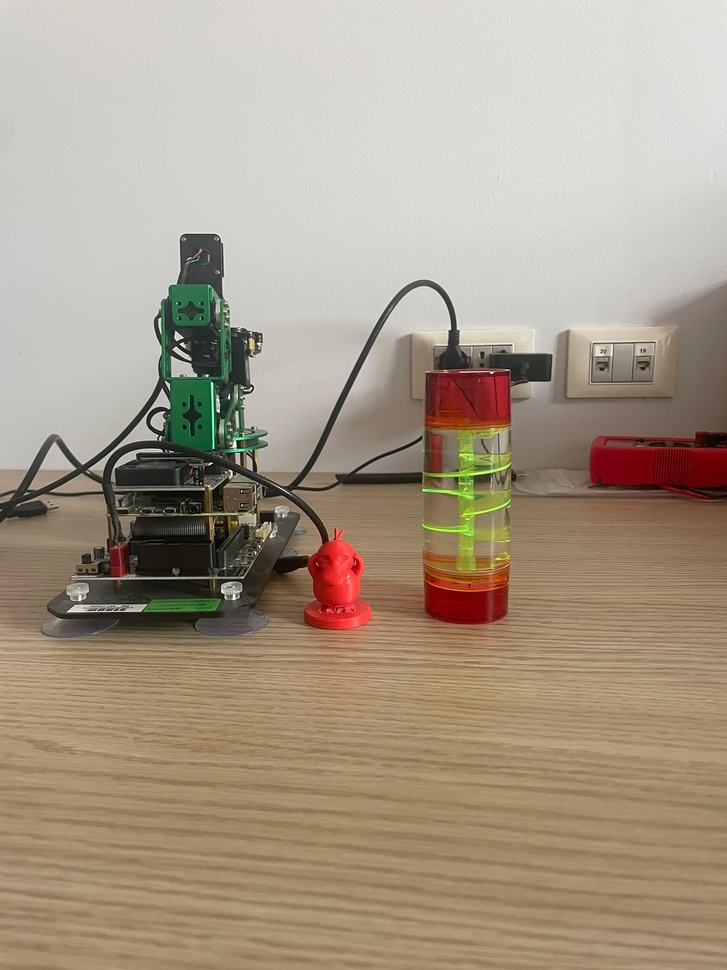
#> input picture WhatsApp Image 2026-06-04 at 2.46.25 PM.jpeg, 727 x 970 px, shrunk from 1536 x 2048 before the run, given in place of the camera
$ python 260604_project_punti_salienti.py
#> lines starting #> are read from the running program, lines starting #| are printed output that depends on the picture; after the words box and inside, x2 and y2 are one past the last pixel; in counts of white or black regions, pixels touching at a corner belong together
import cv2
import numpy as np

cap = cv2.VideoCapture(1)

while True:
    ret, frame = cap.read()
#> frame is the input picture: shape (970, 727, 3); mean B, G, R 135.7, 153.6, 168.2
    if not ret:
        break

    gray = cv2.cvtColor(frame, cv2.COLOR_BGR2GRAY)
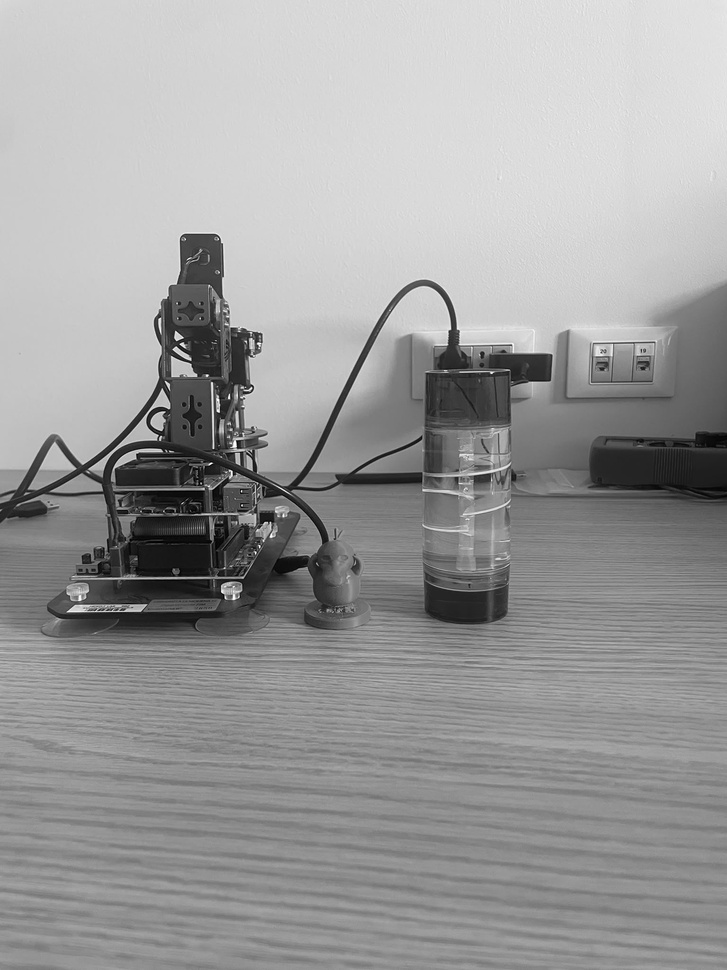
#> gray: shape (970, 727); min 0, max 254, mean 156

    # ======================================================
    # 1) PRE-PROCESSING MIGLIORATO (meno rumore + meno ombre)
    # ======================================================
    gray_blur = cv2.GaussianBlur(gray, (11, 11), 0)

    # ======================================================
    # 2) SOGGLIA AUTOMATICA STABILE
    # ======================================================
    _, thresh = cv2.threshold(
        gray_blur, 0, 255,
        cv2.THRESH_BINARY_INV + cv2.THRESH_OTSU
    )
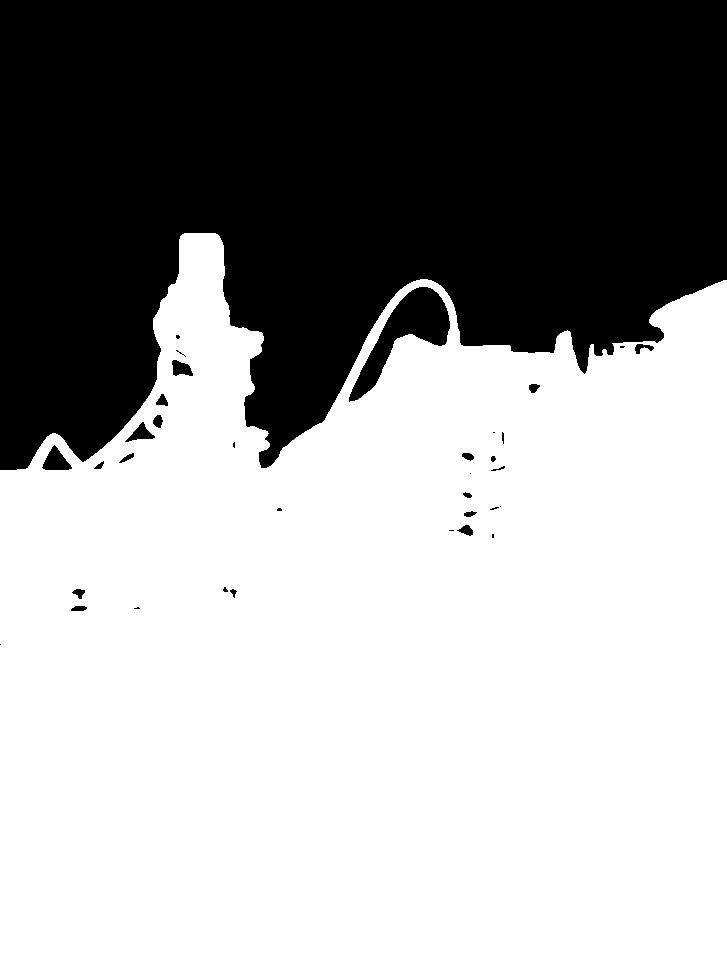
#> thresh: shape (970, 727); 62.3% white; 35 black regions (14 under 20 px), largest, box (x1, y1, x2, y2) and area: (0, 0, 727, 470) 259917, (349, 287, 450, 402) 3871, (42, 445, 72, 470) 422

    # ======================================================
    # 3) RIMOZIONE BLOB PICCOLI (OPEN più forte ma controllato)
    # ======================================================
    kernel_small = np.ones((3, 3), np.uint8)
    thresh = cv2.morphologyEx(thresh, cv2.MORPH_OPEN, kernel_small, iterations=2)
#> thresh: shape (970, 727); 62.3% white; 31 black regions (11 under 20 px), largest, box (x1, y1, x2, y2) and area: (0, 0, 727, 470) 260145, (349, 287, 450, 402) 3871, (42, 445, 72, 470) 422

    # ======================================================
    # 4) TAPPA BUCCHI / UNISCE OGGETTI
    # ======================================================
    kernel_med = np.ones((7, 7), np.uint8)
    thresh = cv2.morphologyEx(thresh, cv2.MORPH_CLOSE, kernel_med, iterations=2)
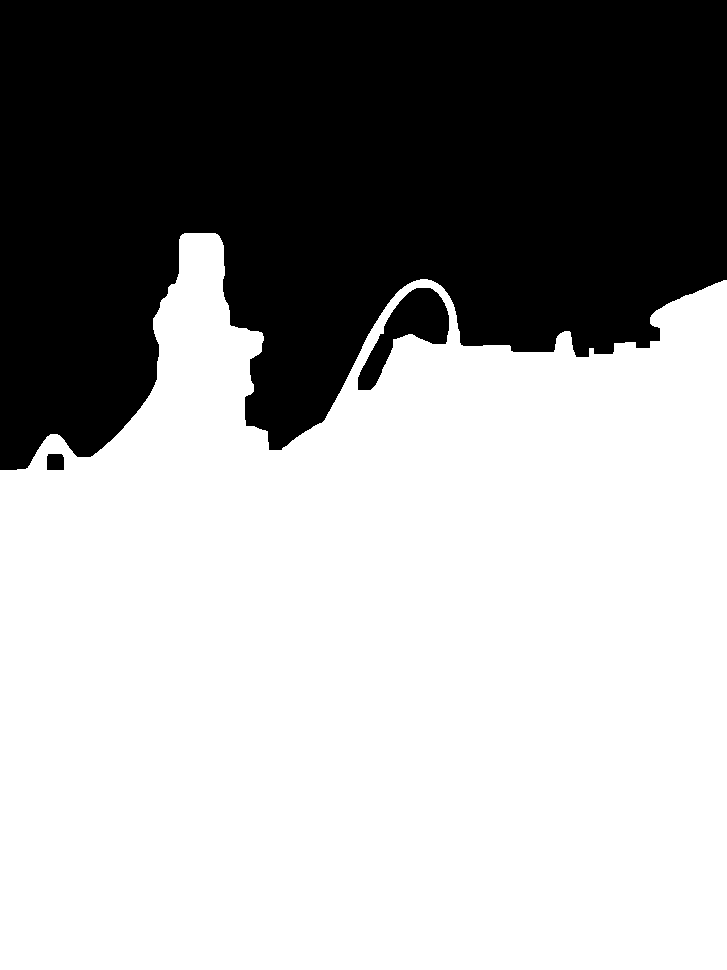
#> thresh: shape (970, 727); 62.6% white; 3 black regions

    # ======================================================
    # 5) FILL HOLES (rendere oggetti solidi)
    # ======================================================
    contours_fill, _ = cv2.findContours(
        thresh, cv2.RETR_EXTERNAL, cv2.CHAIN_APPROX_SIMPLE
    )
#> contours_fill = 1 contour; box (x1, y1, x2, y2) and area: (0, 233, 727, 970) 444086
    cv2.drawContours(thresh, contours_fill, -1, 255, thickness=cv2.FILLED)
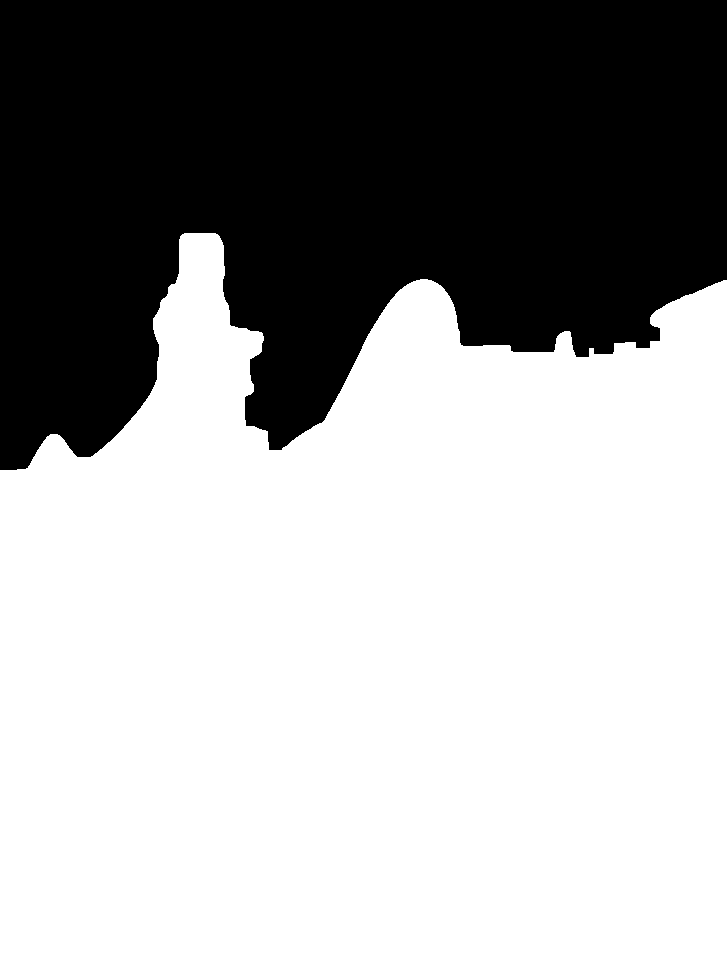
#> thresh: shape (970, 727); 63.2% white; 1 black region

    # ======================================================
    # DEBUG VIEW
    # ======================================================
    cv2.imshow("clean mask", thresh)

    # ======================================================
    # 6) CONTORNI FINALI
    # ======================================================
    contours, _ = cv2.findContours(
        thresh, cv2.RETR_EXTERNAL, cv2.CHAIN_APPROX_SIMPLE
    )
#> contours has the same summary as contours_fill

    h, w = gray.shape
#> h = 970; w = 727

    for c in contours:
        area = cv2.contourArea(c)

        # elimina rumore residuo
        if area < 1000:
            continue

        # centro di massa
        M = cv2.moments(c)
        if M["m00"] == 0:
            continue

        cx = int(M["m10"] / M["m00"])
        cy = int(M["m01"] / M["m00"])

        # disegno contorno
        cv2.drawContours(frame, [c], -1, (0, 255, 0), 2)

        # centro
        cv2.circle(frame, (cx, cy), 6, (0, 0, 255), -1)

        cv2.putText(frame, "OBJ", (cx + 5, cy - 5),
                    cv2.FONT_HERSHEY_SIMPLEX, 0.5, (0, 0, 255), 1)
#> this loop made 1 pass
#> (area, cx, cy) on pass 1: (444086, 374, 659)
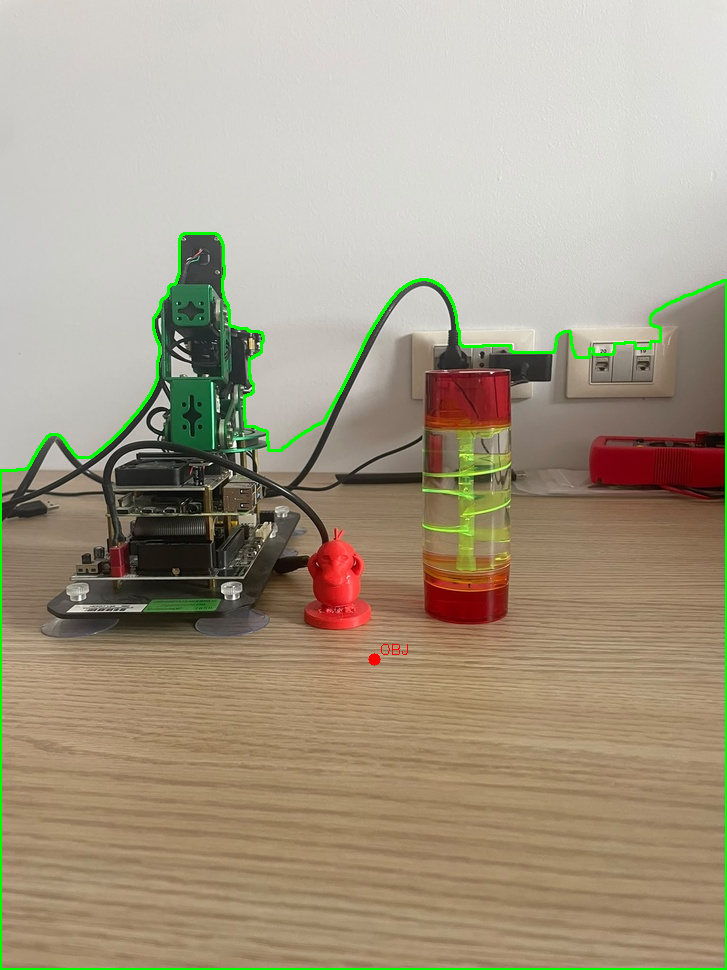
#> frame: shape (970, 727, 3); 1.23% of pixels changed, all inside (x1, y1, x2, y2) = (0, 232, 727, 970)

    cv2.imshow("Live Multi Object (UPGRADED)", frame)

    if cv2.waitKey(1) & 0xFF == 27:
#> (key Esc is pressed here)
        break

cap.release()
cv2.destroyAllWindows()

$ run again, on psyduck2.jpg
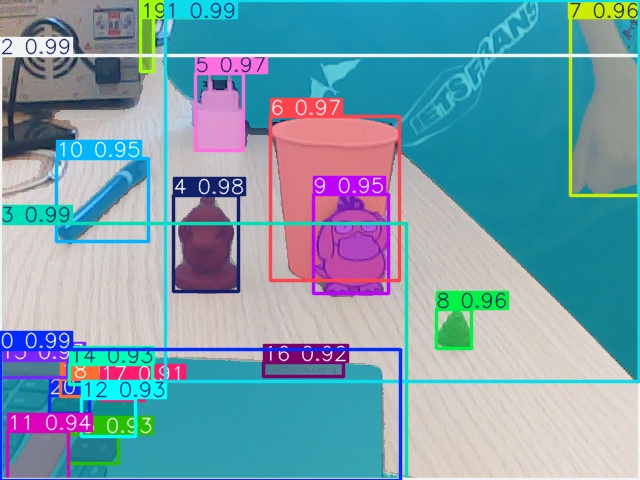
#> input picture psyduck2.jpg, 640 x 480 px, given in place of the camera
#> frame is the input picture: shape (480, 640, 3); mean B, G, R 171.9, 158, 121.6
#> contours_fill = 4 contours; box (x1, y1, x2, y2) and area: (0, 0, 640, 380) 130855, (0, 330, 405, 480) 54932, (170, 175, 248, 295) 8495, (436, 291, 508, 349) 2196
#> `cv2.drawContours(thresh, contours_fill, -1, 255, thickness=cv2.FILLED)`:
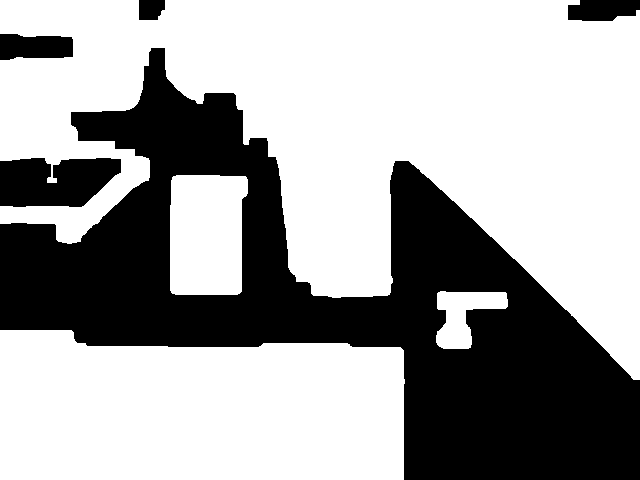
#> thresh: shape (480, 640); 64.7% white; 5 black regions
#> contours has the same summary as contours_fill
#> the loop `for c in contours:` made 4 passes
#> (area, cx, cy) on passes 1 to 4: (54931.5, 198, 410), (2196, 463, 314), (8495, 206, 234), (130855, 375, 126)
#> after the loop `for c in contours:`:
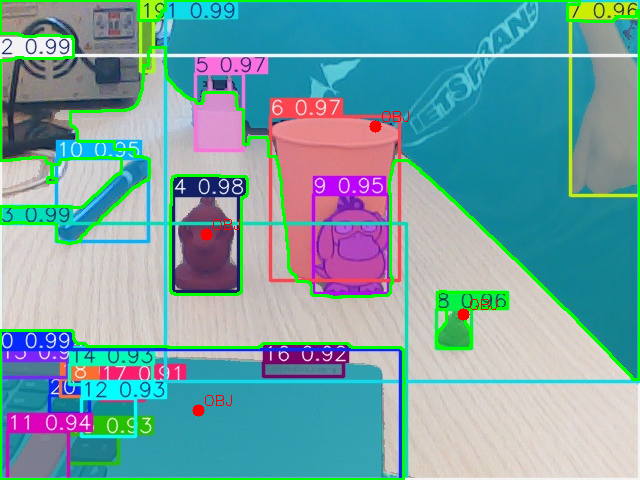
#> frame: shape (480, 640, 3); 4.63% of pixels changed, all inside (x1, y1, x2, y2) = (0, 0, 640, 480)
